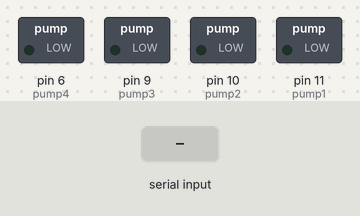
A sketch run on a simulated Arduino Uno, built with avr-gcc and run on an emulated ATmega328P. Shown: switched loads named in the sketch (green lamp = pin HIGH). The test bench sets the inputs (shaded band). What the sketch prints to the serial monitor is not drawn.

Above: at 1.9 s.
2.0 s: "90,45\n" received over Serial
4.5 s: "1\n" received over Serial
6.0 s: "30,150\n" received over Serial
At 8.8 s:
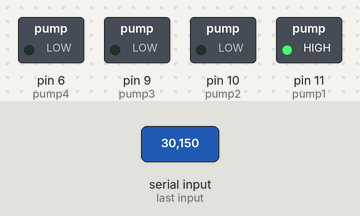
Timing chart, 0 to 39.5 s (numbered marks = the images above; inputs shaded):
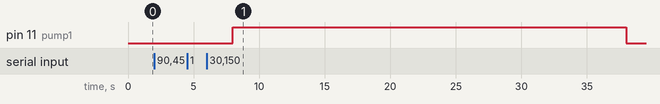

Measured:
- after the input at 2.0 s, every drawn part: stays the same
- after the input at 4.5 s, every drawn part: stays the same
- after the input at 6.0 s, pin 11 (pump1): LOW → HIGH after 2.0 s, → LOW 30.0 s later

The sketch:

Motors.ino
```cpp
//**********************//
//********PUMPS*********//
//**********************//
// currently limited to 6 PWM pins
int pump1 = 11;         // PWM pin 11
int pump2 = 10;         // PWM pin 10
int pump3 = 9;          // PWM pin 9
int pump4 = 6;          // PWM pin 6

//**********************//
//*******FLAVORS********//
//**********************//
// this can be expanded based on number of pumps
String flavor1 = "grape";
String flavor2 = "cherry";
String flavor3 = "lime";
String flavor4 = "fruit punch";

//**********************//
//*******GLOBALS********//
//**********************//
float pumpTime;         // using float for future flow rate
int flavorChoice;       // used for getting flvor choice from user

//**********************//
//******FUNCTIONS*******//
//**********************//
void setup() {
  Serial.begin(9600);
  pinMode(pump1, OUTPUT);
  pinMode(pump2, OUTPUT);
  pinMode(pump3, OUTPUT);
  pinMode(pump4, OUTPUT);
}


String Flavor(){
  Serial.print("Choose a flavor:\n");
  Serial.println(" 1: " + flavor1);
  Serial.println(" 2: " + flavor2);
  Serial.println(" 3: " + flavor3);
  Serial.println(" 4: " + flavor4);
  delay(1000);

  while(Serial.available() == 0){
    //wait for input
  }
  flavorChoice = Serial.parseInt();

  if(flavorChoice == 1) return flavor1;
  else if(flavorChoice == 2) return flavor2;
  else if(flavorChoice == 3) return flavor3;
  else if(flavorChoice == 4) return flavor4;
  else{
    Serial.print("Invalid Option.\n");
    Flavor();
  }
}


int PUMPS(){
  if(flavorChoice == 1) return pump1;
  else if(flavorChoice == 2) return pump2;
  else if(flavorChoice == 3) return pump3;
  else if(flavorChoice == 4) return pump4;
  else{
    Flavor();
  }
}


void loop() {
  String(flavorChoice) = Flavor();
  int (pump) = PUMPS();

  Serial.print("How long would you like to mix in seconds: \n");
  delay(1000);

  while(Serial.available() == 0){
    //wait for input
  }

  pumpTime = Serial.parseInt();
  delay(1000);

  Serial.println("Mixing " + String(flavorChoice) + " for " + String(pumpTime) + " seconds.\n");
  delay(1000);

  digitalWrite(pump, HIGH);
  analogWrite(pump, 255);

  delay(pumpTime * 1000);

  digitalWrite(pump, HIGH);
  analogWrite(pump, 0);
}
```
